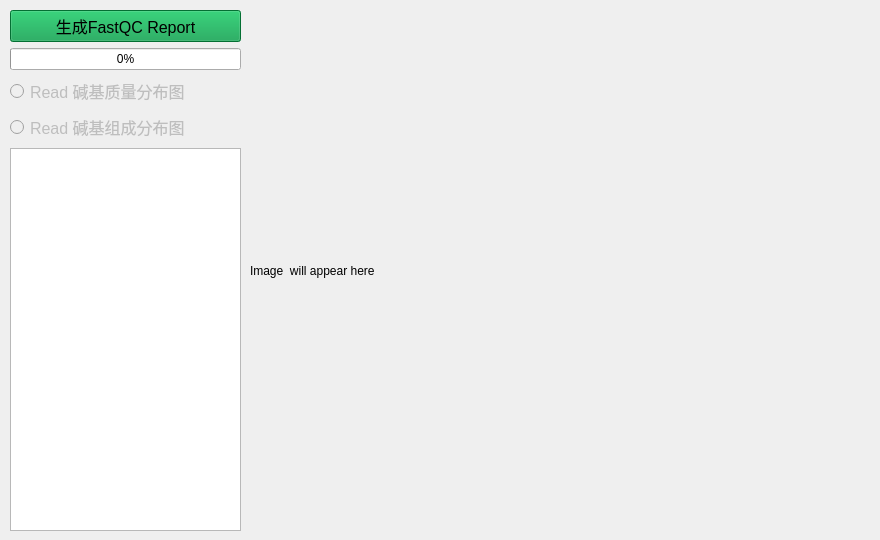
      <widget class="QWidget" name="tab_fastqcreport">
       <attribute name="title">
        <string>FastQC Report</string>
       </attribute>
       <widget class="QWidget" name="verticalLayoutWidget_2">
        <property name="geometry">
         <rect>
          <x>10</x>
          <y>10</y>
          <width>231</width>
          <height>521</height>
         </rect>
        </property>
        <layout class="QVBoxLayout" name="verticalLayout_3" stretch="0,0,0,0,0">
         <item>
          <widget class="QPushButton" name="pushButton_fastQC_Report">
           <property name="enabled">
            <bool>true</bool>
           </property>
           <property name="font">
            <font>
             <family>Arial</family>
             <pointsize>12</pointsize>
            </font>
           </property>
           <property name="styleSheet">
            <string notr="true">background-color: rgb(5, 155, 72);</string>
           </property>
           <property name="text">
            <string>生成FastQC Report</string>
           </property>
          </widget>
         </item>
         <item>
          <widget class="QProgressBar" name="progressBar_fastqc">
           <property name="value">
            <number>0</number>
           </property>
          </widget>
         </item>
         <item>
          <widget class="QRadioButton" name="radioButton_base_seq_quality">
           <property name="enabled">
            <bool>false</bool>
           </property>
           <property name="font">
            <font>
             <family>Arial</family>
             <pointsize>12</pointsize>
            </font>
           </property>
           <property name="text">
            <string>Read 碱基质量分布图</string>
           </property>
           <attribute name="buttonGroup">
            <string notr="true">fastqcRadioButtonGroup</string>
           </attribute>
          </widget>
         </item>
         <item>
          <widget class="QRadioButton" name="radioButton_base_seq_content">
           <property name="enabled">
            <bool>false</bool>
           </property>
           <property name="font">
            <font>
             <family>Arial</family>
             <pointsize>12</pointsize>
            </font>
           </property>
           <property name="text">
            <string>Read 碱基组成分布图</string>
           </property>
           <attribute name="buttonGroup">
            <string notr="true">fastqcRadioButtonGroup</string>
           </attribute>
          </widget>
         </item>
         <item>
          <widget class="QListWidget" name="listWidget_fastqcreport">
           <property name="font">
            <font>
             <family>Arial</family>
             <pointsize>12</pointsize>
            </font>
           </property>
          </widget>
         </item>
        </layout>
       </widget>
       <widget class="QWidget" name="verticalLayoutWidget_3">
        <property name="geometry">
         <rect>
          <x>250</x>
          <y>10</y>
          <width>621</width>
          <height>521</height>
         </rect>
        </property>
        <layout class="QVBoxLayout" name="verticalLayout_4">
         <item>
          <widget class="QLabel" name="label_image">
           <property name="sizePolicy">
            <sizepolicy hsizetype="Expanding" vsizetype="Expanding">
             <horstretch>0</horstretch>
             <verstretch>0</verstretch>
            </sizepolicy>
           </property>
           <property name="text">
            <string>Image  will appear here</string>
           </property>
          </widget>
         </item>
        </layout>
       </widget>
      </widget>
